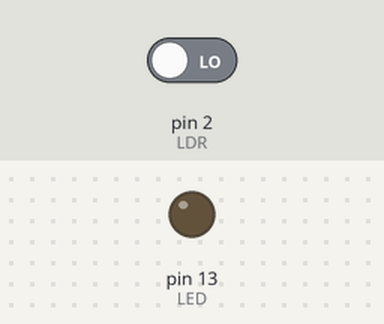
This sketch was run on a simulated Arduino Uno, built with avr-gcc and run on an emulated ATmega328P. Parts: output pins drawn as LEDs (lit = HIGH). The inputs (shaded band) are chosen by the test bench; at power-on: pin 2 (LDR) LOW.

Above: at 1.2 s.
1.3 s: pin 2 (LDR) driven HIGH
At 2.5 s:
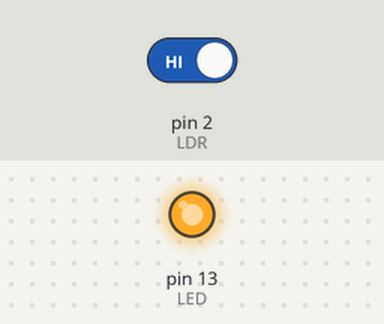
2.8 s: pin 2 (LDR) driven LOW
At 3.8 s:
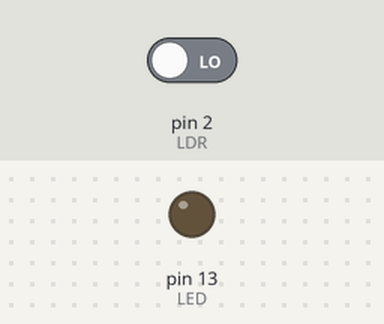
Timing chart, 0 to 5.8 s (numbered marks = the images above; inputs shaded):
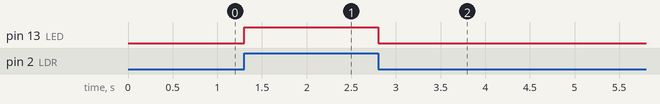

Measured:
- after the input at 1.3 s, pin 13 (LED): LOW → HIGH at once
- after the input at 2.8 s, pin 13 (LED): HIGH → LOW at once

The sketch:

sketch_feb18a.ino
```cpp
#define LED 13
#define LDR 2
void setup()
{
  pinMode(LED, OUTPUT);
  pinMode(LDR, INPUT);
  }

  void loop()
  {
    int value = digitalRead(LDR);
    digitalWrite(LED, value);
}
```
